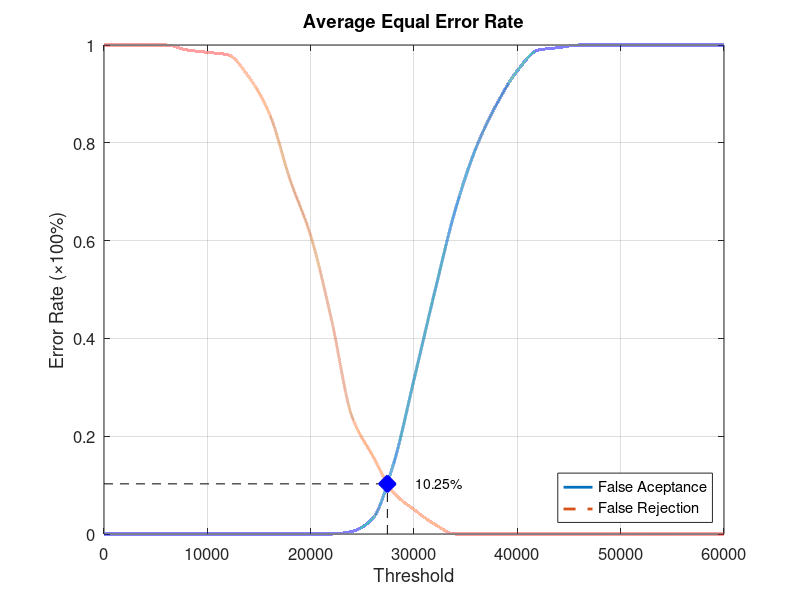
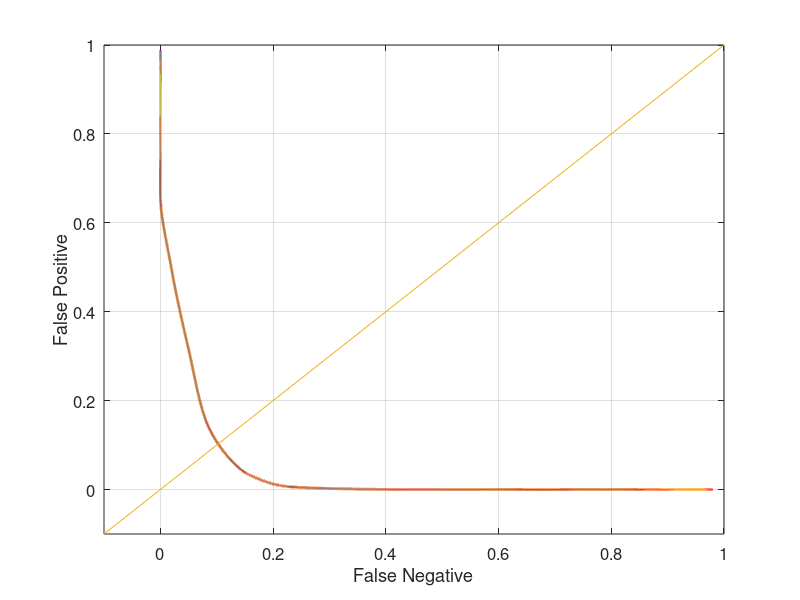

Reproduce these figures in MATLAB, in order.
function yEER = Database2_1
close all;
clear;
clc;
x = 0:2000:60000;
xq = 0:0.5:60000;

y0 = [0 0 0 0 0 0 0 0 0 0 0 0 0.00526316 0.0315789 0.142105 0.315789 0.494737 0.663158 0.789474 0.878947 0.947368 0.989474 0.994737 1 1 1 1 1 1 1 1];
yy0 = interp1(x, y0, xq, 'pchip');
y1 = [1 1 1 1 0.99 0.985 0.98 0.935 0.86 0.725 0.61 0.44 0.24 0.16 0.085 0.05 0.02 0 0 0 0 0 0 0 0 0 0 0 0 0 0];
yy1 = interp1(x, y1, xq, 'pchip');

% Calculating EER: 
y2 = abs(y0 - y1);
find(y2 == min(y2))
yy2 = abs(yy0 - yy1);
xEER = find(yy2 == min(yy2));
xEERIndex = xq(xEER) % X-axis EER
yEER = yy0(xEER) % Y-axis EER

main = figure
plot(xq, yy0,'-','LineWidth', 2);	hold on
plot(xq, yy1,'--','LineWidth', 2);	hold on
plot([xEERIndex xEERIndex], [0 yEER], 'k--');	hold on
plot([0 xEERIndex], [yEER yEER], 'k--');	hold on
plot(xEERIndex, yEER, 'bx', 'LineWidth', 10);	hold on
text(xEERIndex + 10 * xEERIndex / 100, yEER, [num2str(round((10000 * yEER)) / 100) '%'])
legend('False Aceptance', 'False Rejection', 'Location', 'SouthEast')
xlabel('Threshold')
ylabel('Error Rate (\times100%)')
title('Average Equal Error Rate')
set(gca, 'FontSize', 12)
axis([0 60000 0 1])
grid on

print(main, 'Database2_1Main', '-dpng');
FNRxFPR = figure('Color', [1 1 1]);
plot(yy1, yy0, '-', yy1, yy0, 'LineWidth', 2);
hold on
y = -0.1:0.1:1
plot(y, y); 
set(gca, 'FontSize', 12)
xlabel('False Negative')
ylabel('False Positive')
axis([-0.1 1 -0.1 1])
set(gca, 'FontSize', 12)
grid on

print(FNRxFPR, 'Database2_1FNRxFPR','-dpng');
end
